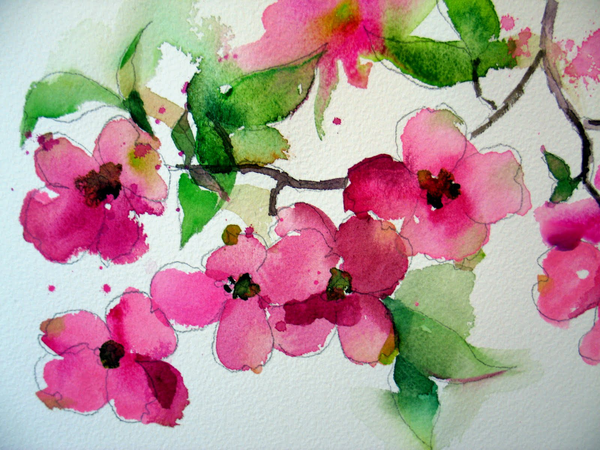
#> input picture flower-small/flower-small-steve.png, 600 x 450 px
$ python Cross_Bilateral_Filter.py flower-small/flower-small-steve.png   (Python 2 division)
#> lines starting #> are read from the running program, lines starting #| are printed output that depends on the picture
import numpy as np
import time
##### copy code from paper "The Fast Bilateral Solver: Jonathan T. Barron et al." and modify a little.

MAX_VAL = 255.0
from scipy.sparse import csr_matrix

def get_valid_idx(valid, candidates):
    """Find which values are present in a list and where they are located"""
    locs = np.searchsorted(valid, candidates)
    # Handle edge case where the candidate is larger than all valid values
    locs = np.clip(locs, 0, len(valid) - 1)
    # Identify which values are actually present
    valid_idx = np.flatnonzero(valid[locs] == candidates)
    locs = locs[valid_idx]
    return valid_idx, locs


class BilateralGrid(object):
    def __init__(self, im, sigma_spatial=32, sigma_luma=8, sigma_chroma=8):
        # im_yuv = rgb2yuv(im)
        im_yuv=im.copy()
        # Compute 5-dimensional XYLUV bilateral-space coordinates
        Iy, Ix = np.mgrid[:im.shape[0], :im.shape[1]]
        x_coords = (Ix / sigma_spatial).astype(int)
        y_coords = (Iy / sigma_spatial).astype(int)
        luma_coords = (im_yuv[..., 0] /sigma_luma).astype(int)
        chroma_coords = (im_yuv[..., 1:] / sigma_chroma).astype(int)
        coords = np.dstack((x_coords, y_coords, luma_coords, chroma_coords))
        coords_flat = coords.reshape(-1, coords.shape[-1])
        self.npixels, self.dim = coords_flat.shape
        # Hacky "hash vector" for coordinates,
        # Requires all scaled coordinates be < MAX_VAL
        self.hash_vec = (MAX_VAL**np.arange(self.dim))
        # Construct S and B matrix
        self._compute_factorization(coords_flat)

    def _compute_factorization(self, coords_flat):
        # Hash each coordinate in grid to a unique value
        hashed_coords = self._hash_coords(coords_flat)
        unique_hashes, unique_idx, idx = \
            np.unique(hashed_coords, return_index=True, return_inverse=True)
        # Identify unique set of vertices
        unique_coords = coords_flat[unique_idx]
        self.nvertices = len(unique_coords)
        # Construct sparse splat matrix that maps from pixels to vertices
        self.S = csr_matrix((np.ones(self.npixels), (idx, np.arange(self.npixels))))
        # print self.S.shape
        # Construct sparse blur matrices.
        # Note that these represent [1 0 1] blurs, excluding the central element
        self.blurs = []
        for d in xrange(self.dim):
            blur = 0.0
            for offset in (-1,0,1):
                offset_vec = np.zeros((1, self.dim))
                offset_vec[:, d] = offset
                neighbor_hash = self._hash_coords(unique_coords + offset_vec)
                valid_coord, idx = get_valid_idx(unique_hashes, neighbor_hash)
                blur = blur + csr_matrix((np.ones((len(valid_coord),)),
                                          (valid_coord, idx)),
                                         shape=(self.nvertices, self.nvertices))
            self.blurs.append(blur)


    def _hash_coords(self, coord):
        """Hacky function to turn a coordinate into a unique value"""
        return np.dot(coord.reshape(-1, self.dim), self.hash_vec)

    def splat(self, x):
        return self.S.dot(x)

    def slice(self, y):
        return self.S.T.dot(y)

    def blur(self, x):
        """Blur a bilateral-space vector with a 1 2 1 kernel in each dimension"""
        assert x.shape[0] == self.nvertices
        out = 2 * self.dim * x
        for blur in self.blurs:
            out = out + blur.dot(x)
        return out

    def filter(self, x):
        """Apply bilateral filter to an input x"""
        return self.slice(self.blur(self.splat(x))) /  \
               self.slice(self.blur(self.splat(np.ones_like(x))))


from scipy.sparse import diags,identity,linalg


def bistochastize(grid, maxiter=50):
    """Compute diagonal matrices to bistochastize a bilateral grid"""
    m = grid.splat(np.ones(grid.npixels))
    n = np.ones(grid.nvertices)
    for i in xrange(maxiter):
        n = np.sqrt(n * m / grid.blur(n))
    # Correct m to satisfy the assumption of bistochastization regardless
    # of how many iterations have been run.
    m = n * grid.blur(n)

    Dm_inv=diags(1.0/m,0)  ##### so m will not have 0 value, right?
    Dm = diags(m, 0)
    Dn = diags(n, 0)
    return Dn, Dm, Dm_inv


#### not doubly stocastic matrix.
def generate_Bilateral_matrix(img, sigma_spatial=8, sigma_luma=4, sigma_chroma=4):
    grid = BilateralGrid(img, sigma_spatial, sigma_luma, sigma_chroma)
    S=grid.S
    return S.T.dot(grid.blur(S))


#### slower.
def generate_Bilateral_Matrix_hat_1(img, sigma_spatial=8, sigma_luma=4, sigma_chroma=4):
    W=generate_Bilateral_matrix(img, sigma_spatial, sigma_luma, sigma_chroma)
    iters=1000
    N=img.shape[0]*img.shape[1]
    r=np.ones((N,1))
    for i in range(iters):
        c=1.0/(W.T.dot(r))
        # print c.shape
        r=1.0/(W.dot(c))
        # print r.shape

    C=diags(c.flatten(),0)
    R=diags(r.flatten(),0)
    W_hat=R.dot(W.dot(C))
    return identity(N)-W_hat


###### much faster than generate_Bilateral_Matrix_hat_1
def generate_Bilateral_Matrix_hat_2(img, sigma_spatial=8, sigma_luma=4, sigma_chroma=4):
    grid = BilateralGrid(img, sigma_spatial, sigma_luma, sigma_chroma)
    Dn,Dm,Dm_inv=bistochastize(grid)
    S=grid.S
    A=S.T.dot(Dm_inv)
    B=Dn.dot(grid.blur(Dn))
    C=Dm_inv.dot(S)
    W_hat=A.dot(B.dot(C))
    N=img.shape[0]*img.shape[1]
    return identity(N)-W_hat


generate_Bilateral_Matrix_hat=generate_Bilateral_Matrix_hat_2


if __name__=="__main__":
    import sys,os
    image_name=sys.argv[1]
    from skimage.io import imread, imsave
    img=imread(image_name).astype(np.float64)

    img=img[::2,::2]
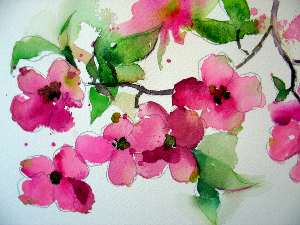
#> img: shape (225, 300, 3) float64; mean R, G, B 180, 152.5, 152.3
    im_shape=img.shape[:2]
#> im_shape = (225, 300)
    print im_shape
#| (225, 300)


    grid_params = {
        'sigma_luma' : 4, # Brightness bandwidth
        'sigma_chroma': 4, # Color bandwidth
        'sigma_spatial': 8 # Spatial bandwidth
    }

    import time
    t1=time.time()
    grid = BilateralGrid(img, **grid_params)
#> in __init__, `luma_coords = (im_yuv[..., 0] /sigma_luma).astype(int)`:
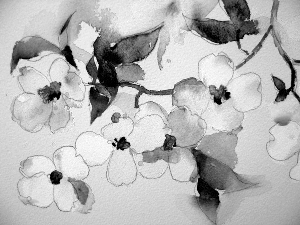
#> luma_coords: shape (225, 300) int64; min 0, max 62, mean 44.6; drawn with min black and max white
#> in _compute_factorization, `self.nvertices = len(unique_coords)`: self.nvertices = 49398
#> after the loop in _compute_factorization, `for d in xrange(self.dim):`: self.blurs = 5 items
    t2=time.time()
    print t2-t1

    Bilateral_matrix=generate_Bilateral_matrix(img, **grid_params)
#> the loop in blur, `for blur in self.blurs:` made 5 passes
    print Bilateral_matrix.shape
#| (67500, 67500)

    Bilateral_matrix_hat=generate_Bilateral_Matrix_hat_2(img, **grid_params)
    print Bilateral_matrix_hat.shape
#| (67500, 67500)

    print Bilateral_matrix
#> (printed output is left out)
    print abs(Bilateral_matrix.T-Bilateral_matrix).sum()
#| 0.0
    print "###"
    print Bilateral_matrix_hat
#> (printed output is left out)
    diff=Bilateral_matrix_hat.T-Bilateral_matrix_hat
    print abs(diff).sum()
#| 1.5150467685964841e-13
    print abs(diff).max()
#| 6.938893903907228e-18
    print abs(diff).min()
#| 0.0
    N=img.shape[0]*img.shape[1]
#> N = 67500
    print abs(Bilateral_matrix_hat.dot(np.ones(N))).sum()
#| 1.0074147245575649e-11
    print abs(Bilateral_matrix_hat.T.dot(np.ones(N))).sum()
#| 1.0078917735134585e-11
    t3=time.time()
    print t3-t2
